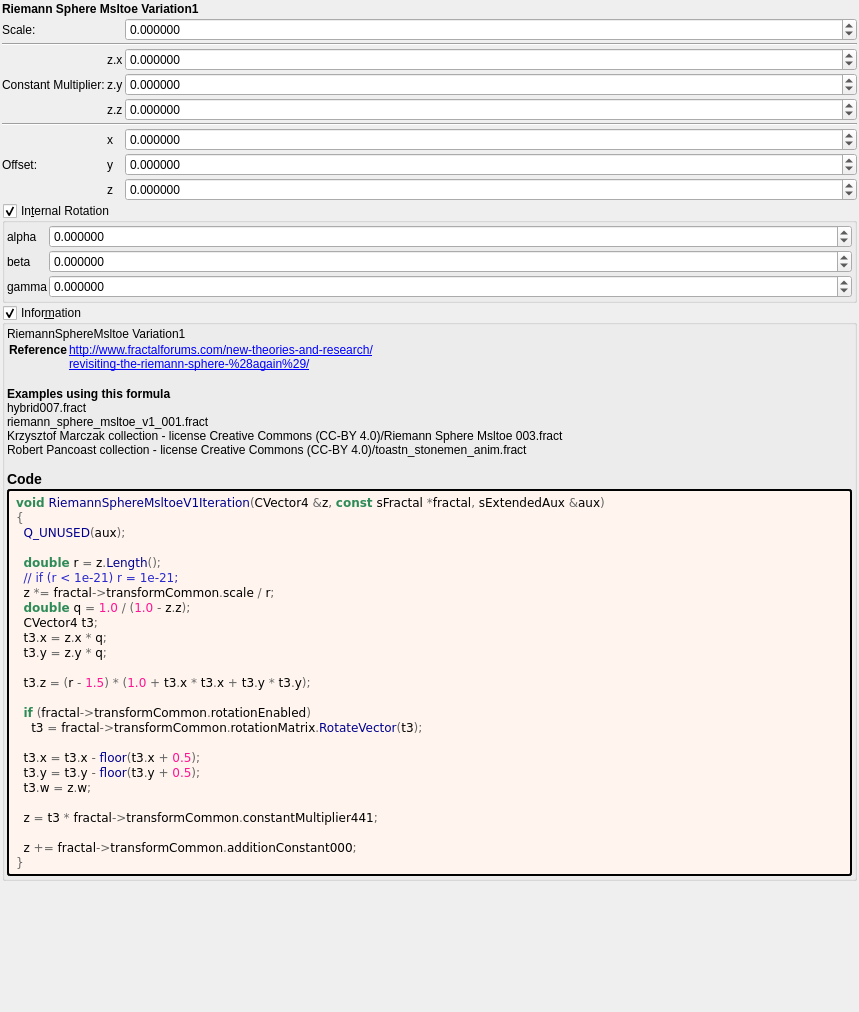
<?xml version="1.0" encoding="UTF-8"?>
<ui version="4.0">
 <class>riemann_sphere_msltoe_v1</class>
 <widget class="QWidget" name="Form">
  <property name="geometry">
   <rect>
    <x>0</x>
    <y>0</y>
    <width>859</width>
    <height>1012</height>
   </rect>
  </property>
  <property name="windowTitle">
   <string notr="true">riemann_sphere_msltoe_v1</string>
  </property>
  <layout class="QVBoxLayout" name="verticalLayout">
   <property name="spacing">
    <number>2</number>
   </property>
   <property name="leftMargin">
    <number>2</number>
   </property>
   <property name="topMargin">
    <number>2</number>
   </property>
   <property name="rightMargin">
    <number>2</number>
   </property>
   <property name="bottomMargin">
    <number>2</number>
   </property>
   <item>
    <widget class="QLabel" name="label_252">
     <property name="font">
      <font>
       <weight>75</weight>
       <bold>true</bold>
      </font>
     </property>
     <property name="text">
      <string>Riemann Sphere Msltoe Variation1</string>
     </property>
    </widget>
   </item>
   <item>
    <layout class="QGridLayout" name="gridLayout_63" columnstretch="0,0,0,1">
     <property name="spacing">
      <number>2</number>
     </property>
     <item row="4" column="2">
      <widget class="QLabel" name="label_111">
       <property name="text">
        <string notr="true">z.z</string>
       </property>
      </widget>
     </item>
     <item row="3" column="2">
      <widget class="QLabel" name="label_110">
       <property name="text">
        <string notr="true">z.y</string>
       </property>
      </widget>
     </item>
     <item row="6" column="3">
      <widget class="MyDoubleSpinBox" name="spinbox3_transf_addition_constant_x">
       <property name="sizePolicy">
        <sizepolicy hsizetype="Minimum" vsizetype="Maximum">
         <horstretch>0</horstretch>
         <verstretch>0</verstretch>
        </sizepolicy>
       </property>
       <property name="prefix">
        <string/>
       </property>
       <property name="suffix">
        <string/>
       </property>
       <property name="decimals">
        <number>6</number>
       </property>
       <property name="minimum">
        <double>-99.989999999999995</double>
       </property>
       <property name="maximum">
        <double>99.989999999999995</double>
       </property>
       <property name="singleStep">
        <double>0.100000000000000</double>
       </property>
      </widget>
     </item>
     <item row="3" column="3">
      <widget class="MyDoubleSpinBox" name="spinbox3_transf_constant_multiplier_441_y">
       <property name="sizePolicy">
        <sizepolicy hsizetype="Minimum" vsizetype="Maximum">
         <horstretch>0</horstretch>
         <verstretch>0</verstretch>
        </sizepolicy>
       </property>
       <property name="prefix">
        <string/>
       </property>
       <property name="suffix">
        <string/>
       </property>
       <property name="decimals">
        <number>6</number>
       </property>
       <property name="minimum">
        <double>-99.989999999999995</double>
       </property>
       <property name="maximum">
        <double>99.989999999999995</double>
       </property>
       <property name="singleStep">
        <double>0.100000000000000</double>
       </property>
      </widget>
     </item>
     <item row="6" column="1">
      <widget class="QLabel" name="label_253">
       <property name="text">
        <string/>
       </property>
      </widget>
     </item>
     <item row="2" column="2">
      <widget class="QLabel" name="label_109">
       <property name="text">
        <string notr="true">z.x</string>
       </property>
      </widget>
     </item>
     <item row="6" column="2">
      <widget class="QLabel" name="label_112">
       <property name="text">
        <string notr="true">x</string>
       </property>
      </widget>
     </item>
     <item row="8" column="2">
      <widget class="QLabel" name="label_114">
       <property name="text">
        <string notr="true">z</string>
       </property>
      </widget>
     </item>
     <item row="3" column="1">
      <widget class="QLabel" name="label_108">
       <property name="text">
        <string>Constant Multiplier:</string>
       </property>
      </widget>
     </item>
     <item row="8" column="3">
      <widget class="MyDoubleSpinBox" name="spinbox3_transf_addition_constant_z">
       <property name="sizePolicy">
        <sizepolicy hsizetype="Minimum" vsizetype="Maximum">
         <horstretch>0</horstretch>
         <verstretch>0</verstretch>
        </sizepolicy>
       </property>
       <property name="prefix">
        <string/>
       </property>
       <property name="suffix">
        <string/>
       </property>
       <property name="decimals">
        <number>6</number>
       </property>
       <property name="minimum">
        <double>-99.989999999999995</double>
       </property>
       <property name="maximum">
        <double>99.989999999999995</double>
       </property>
       <property name="singleStep">
        <double>0.100000000000000</double>
       </property>
      </widget>
     </item>
     <item row="0" column="3">
      <widget class="MyDoubleSpinBox" name="spinbox_transf_scale">
       <property name="sizePolicy">
        <sizepolicy hsizetype="Minimum" vsizetype="Maximum">
         <horstretch>0</horstretch>
         <verstretch>0</verstretch>
        </sizepolicy>
       </property>
       <property name="prefix">
        <string/>
       </property>
       <property name="suffix">
        <string/>
       </property>
       <property name="decimals">
        <number>6</number>
       </property>
       <property name="minimum">
        <double>-99.989999999999995</double>
       </property>
       <property name="maximum">
        <double>99.989999999999995</double>
       </property>
       <property name="singleStep">
        <double>0.100000000000000</double>
       </property>
      </widget>
     </item>
     <item row="5" column="1" colspan="3">
      <widget class="Line" name="line_53">
       <property name="orientation">
        <enum>Qt::Horizontal</enum>
       </property>
      </widget>
     </item>
     <item row="8" column="1">
      <widget class="QLabel" name="label_257">
       <property name="text">
        <string/>
       </property>
      </widget>
     </item>
     <item row="1" column="1" colspan="3">
      <widget class="Line" name="line_55">
       <property name="orientation">
        <enum>Qt::Horizontal</enum>
       </property>
      </widget>
     </item>
     <item row="2" column="3">
      <widget class="MyDoubleSpinBox" name="spinbox3_transf_constant_multiplier_441_x">
       <property name="sizePolicy">
        <sizepolicy hsizetype="Minimum" vsizetype="Maximum">
         <horstretch>0</horstretch>
         <verstretch>0</verstretch>
        </sizepolicy>
       </property>
       <property name="prefix">
        <string/>
       </property>
       <property name="suffix">
        <string/>
       </property>
       <property name="decimals">
        <number>6</number>
       </property>
       <property name="minimum">
        <double>-99.989999999999995</double>
       </property>
       <property name="maximum">
        <double>99.989999999999995</double>
       </property>
       <property name="singleStep">
        <double>0.100000000000000</double>
       </property>
      </widget>
     </item>
     <item row="0" column="1">
      <widget class="QLabel" name="label_251">
       <property name="text">
        <string>Scale:</string>
       </property>
      </widget>
     </item>
     <item row="7" column="3">
      <widget class="MyDoubleSpinBox" name="spinbox3_transf_addition_constant_y">
       <property name="sizePolicy">
        <sizepolicy hsizetype="Minimum" vsizetype="Maximum">
         <horstretch>0</horstretch>
         <verstretch>0</verstretch>
        </sizepolicy>
       </property>
       <property name="prefix">
        <string/>
       </property>
       <property name="suffix">
        <string/>
       </property>
       <property name="decimals">
        <number>6</number>
       </property>
       <property name="minimum">
        <double>-99.989999999999995</double>
       </property>
       <property name="maximum">
        <double>99.989999999999995</double>
       </property>
       <property name="singleStep">
        <double>0.100000000000000</double>
       </property>
      </widget>
     </item>
     <item row="4" column="3">
      <widget class="MyDoubleSpinBox" name="spinbox3_transf_constant_multiplier_441_z">
       <property name="sizePolicy">
        <sizepolicy hsizetype="Minimum" vsizetype="Maximum">
         <horstretch>0</horstretch>
         <verstretch>0</verstretch>
        </sizepolicy>
       </property>
       <property name="prefix">
        <string/>
       </property>
       <property name="suffix">
        <string/>
       </property>
       <property name="decimals">
        <number>6</number>
       </property>
       <property name="minimum">
        <double>-99.989999999999995</double>
       </property>
       <property name="maximum">
        <double>99.989999999999995</double>
       </property>
       <property name="singleStep">
        <double>0.100000000000000</double>
       </property>
      </widget>
     </item>
     <item row="7" column="1">
      <widget class="QLabel" name="label_255">
       <property name="text">
        <string>Offset:</string>
       </property>
      </widget>
     </item>
     <item row="7" column="2">
      <widget class="QLabel" name="label_113">
       <property name="text">
        <string notr="true">y</string>
       </property>
      </widget>
     </item>
    </layout>
   </item>
   <item>
    <widget class="MyGroupBox" name="groupCheck_transf_rotation_enabled">
     <property name="title">
      <string>In&amp;ternal Rotation</string>
     </property>
     <property name="checkable">
      <bool>true</bool>
     </property>
     <layout class="QVBoxLayout" name="verticalLayout_8" stretch="0">
      <property name="spacing">
       <number>2</number>
      </property>
      <property name="leftMargin">
       <number>2</number>
      </property>
      <property name="topMargin">
       <number>2</number>
      </property>
      <property name="rightMargin">
       <number>2</number>
      </property>
      <property name="bottomMargin">
       <number>2</number>
      </property>
      <item>
       <layout class="QGridLayout" name="gridLayout_10" columnstretch="0,1">
        <property name="spacing">
         <number>2</number>
        </property>
        <item row="1" column="0">
         <widget class="QLabel" name="label_35">
          <property name="text">
           <string notr="true">alpha</string>
          </property>
         </widget>
        </item>
        <item row="2" column="0">
         <widget class="QLabel" name="label_34">
          <property name="text">
           <string notr="true">beta</string>
          </property>
         </widget>
        </item>
        <item row="3" column="1">
         <widget class="MyDoubleSpinBox" name="spinboxd3_transf_rotation_z">
          <property name="sizePolicy">
           <sizepolicy hsizetype="Minimum" vsizetype="Maximum">
            <horstretch>0</horstretch>
            <verstretch>0</verstretch>
           </sizepolicy>
          </property>
          <property name="prefix">
           <string/>
          </property>
          <property name="suffix">
           <string/>
          </property>
          <property name="decimals">
           <number>6</number>
          </property>
          <property name="minimum">
           <double>-180.000000000000000</double>
          </property>
          <property name="maximum">
           <double>180.000000000000000</double>
          </property>
          <property name="singleStep">
           <double>1.000000000000000</double>
          </property>
         </widget>
        </item>
        <item row="2" column="1">
         <widget class="MyDoubleSpinBox" name="spinboxd3_transf_rotation_y">
          <property name="sizePolicy">
           <sizepolicy hsizetype="Minimum" vsizetype="Maximum">
            <horstretch>0</horstretch>
            <verstretch>0</verstretch>
           </sizepolicy>
          </property>
          <property name="prefix">
           <string/>
          </property>
          <property name="suffix">
           <string/>
          </property>
          <property name="decimals">
           <number>6</number>
          </property>
          <property name="minimum">
           <double>-180.000000000000000</double>
          </property>
          <property name="maximum">
           <double>180.000000000000000</double>
          </property>
          <property name="singleStep">
           <double>1.000000000000000</double>
          </property>
         </widget>
        </item>
        <item row="1" column="1">
         <widget class="MyDoubleSpinBox" name="spinboxd3_transf_rotation_x">
          <property name="sizePolicy">
           <sizepolicy hsizetype="Minimum" vsizetype="Maximum">
            <horstretch>0</horstretch>
            <verstretch>0</verstretch>
           </sizepolicy>
          </property>
          <property name="prefix">
           <string/>
          </property>
          <property name="suffix">
           <string/>
          </property>
          <property name="decimals">
           <number>6</number>
          </property>
          <property name="minimum">
           <double>-180.000000000000000</double>
          </property>
          <property name="maximum">
           <double>180.000000000000000</double>
          </property>
          <property name="singleStep">
           <double>1.000000000000000</double>
          </property>
         </widget>
        </item>
        <item row="3" column="0">
         <widget class="QLabel" name="label_36">
          <property name="text">
           <string notr="true">gamma</string>
          </property>
         </widget>
        </item>
       </layout>
      </item>
     </layout>
    </widget>
   </item>
   <item>
    <widget class="MyGroupBox" name="groupCheck_info">
     <property name="title">
      <string>Infor&amp;mation</string>
     </property>
     <property name="flat">
      <bool>false</bool>
     </property>
     <property name="checkable">
      <bool>true</bool>
     </property>
     <layout class="QVBoxLayout" name="verticalLayout_2">
      <property name="spacing">
       <number>2</number>
      </property>
      <property name="leftMargin">
       <number>2</number>
      </property>
      <property name="topMargin">
       <number>2</number>
      </property>
      <property name="rightMargin">
       <number>2</number>
      </property>
      <property name="bottomMargin">
       <number>2</number>
      </property>
      <item>
       <widget class="QLabel" name="label_information_general">
        <property name="text">
         <string notr="true">&lt;p&gt;RiemannSphereMsltoe Variation1&lt;/p&gt;&lt;table&gt;
&lt;tr&gt;&lt;th&gt;Reference&lt;/th&gt;&lt;td&gt;&lt;a href=&quot;http://www.fractalforums.com/new-theories-and-research/&quot;&gt;http://www.fractalforums.com/new-theories-and-research/&lt;br&gt;
&lt;a href=&quot;revisiting-the-riemann-sphere-%28again%29/&quot;&gt;revisiting-the-riemann-sphere-%28again%29/&lt;br&gt;
&lt;/td&gt;&lt;/tr&gt;
&lt;/table&gt;
&lt;br&gt;&lt;b&gt;Examples using this formula&lt;/b&gt;&lt;br&gt;hybrid007.fract&lt;br&gt;riemann_sphere_msltoe_v1_001.fract&lt;br&gt;Krzysztof Marczak collection - license Creative Commons (CC-BY 4.0)/Riemann Sphere Msltoe 003.fract&lt;br&gt;Robert Pancoast collection - license Creative Commons (CC-BY 4.0)/toastn_stonemen_anim.fract&lt;h3&gt;Code&lt;/h3&gt;</string>
        </property>
        <property name="wordWrap">
         <bool>true</bool>
        </property>
        <property name="openExternalLinks">
         <bool>true</bool>
        </property>
        <property name="textInteractionFlags">
         <set>Qt::LinksAccessibleByMouse|Qt::TextSelectableByMouse</set>
        </property>
       </widget>
      </item>
      <item>
       <widget class="QLabel" name="label_code_content">
        <property name="styleSheet">
         <string notr="true">border-style: outset; border-width: 2px; border-radius: 3px; border-color: black; background-color: #fff5ee; padding: 4px;</string>
        </property>
        <property name="text">
         <string notr="true">&lt;body style=&quot;background-color:#fff5ee&quot;&gt;
&lt;pre style=&quot;color:#000000; background-color:#fff5ee;  font-family:'Courier New',monospace;&quot;&gt;&lt;span style=&quot;color:#2e8b57; font-weight:bold&quot;&gt;void&lt;/span&gt; &lt;span style=&quot;color:#00008f&quot;&gt;RiemannSphereMsltoeV1Iteration&lt;/span&gt;&lt;span style=&quot;color:#676767&quot;&gt;(&lt;/span&gt;CVector4 &lt;span style=&quot;color:#676767&quot;&gt;&amp;amp;&lt;/span&gt;z&lt;span style=&quot;color:#676767&quot;&gt;,&lt;/span&gt; &lt;span style=&quot;color:#2e8b57; font-weight:bold&quot;&gt;const&lt;/span&gt; sFractal &lt;span style=&quot;color:#676767&quot;&gt;*&lt;/span&gt;fractal&lt;span style=&quot;color:#676767&quot;&gt;,&lt;/span&gt; sExtendedAux &lt;span style=&quot;color:#676767&quot;&gt;&amp;amp;&lt;/span&gt;aux&lt;span style=&quot;color:#676767&quot;&gt;)&lt;/span&gt;
&lt;span style=&quot;color:#676767&quot;&gt;{&lt;/span&gt;
  &lt;span style=&quot;color:#00008f&quot;&gt;Q_UNUSED&lt;/span&gt;&lt;span style=&quot;color:#676767&quot;&gt;(&lt;/span&gt;aux&lt;span style=&quot;color:#676767&quot;&gt;);&lt;/span&gt;

  &lt;span style=&quot;color:#2e8b57; font-weight:bold&quot;&gt;double&lt;/span&gt; r &lt;span style=&quot;color:#676767&quot;&gt;=&lt;/span&gt; z&lt;span style=&quot;color:#676767&quot;&gt;.&lt;/span&gt;&lt;span style=&quot;color:#00008f&quot;&gt;Length&lt;/span&gt;&lt;span style=&quot;color:#676767&quot;&gt;();&lt;/span&gt;
  &lt;span style=&quot;color:#2929cc&quot;&gt;// if (r &amp;lt; 1e-21) r = 1e-21;&lt;/span&gt;
  z &lt;span style=&quot;color:#676767&quot;&gt;*=&lt;/span&gt; fractal&lt;span style=&quot;color:#676767&quot;&gt;-&amp;gt;&lt;/span&gt;transformCommon&lt;span style=&quot;color:#676767&quot;&gt;.&lt;/span&gt;scale &lt;span style=&quot;color:#676767&quot;&gt;/&lt;/span&gt; r&lt;span style=&quot;color:#676767&quot;&gt;;&lt;/span&gt;
  &lt;span style=&quot;color:#2e8b57; font-weight:bold&quot;&gt;double&lt;/span&gt; q &lt;span style=&quot;color:#676767&quot;&gt;=&lt;/span&gt; &lt;span style=&quot;color:#ff1493&quot;&gt;1.0&lt;/span&gt; &lt;span style=&quot;color:#676767&quot;&gt;/ (&lt;/span&gt;&lt;span style=&quot;color:#ff1493&quot;&gt;1.0&lt;/span&gt; &lt;span style=&quot;color:#676767&quot;&gt;-&lt;/span&gt; z&lt;span style=&quot;color:#676767&quot;&gt;.&lt;/span&gt;z&lt;span style=&quot;color:#676767&quot;&gt;);&lt;/span&gt;
  CVector4 t3&lt;span style=&quot;color:#676767&quot;&gt;;&lt;/span&gt;
  t3&lt;span style=&quot;color:#676767&quot;&gt;.&lt;/span&gt;x &lt;span style=&quot;color:#676767&quot;&gt;=&lt;/span&gt; z&lt;span style=&quot;color:#676767&quot;&gt;.&lt;/span&gt;x &lt;span style=&quot;color:#676767&quot;&gt;*&lt;/span&gt; q&lt;span style=&quot;color:#676767&quot;&gt;;&lt;/span&gt;
  t3&lt;span style=&quot;color:#676767&quot;&gt;.&lt;/span&gt;y &lt;span style=&quot;color:#676767&quot;&gt;=&lt;/span&gt; z&lt;span style=&quot;color:#676767&quot;&gt;.&lt;/span&gt;y &lt;span style=&quot;color:#676767&quot;&gt;*&lt;/span&gt; q&lt;span style=&quot;color:#676767&quot;&gt;;&lt;/span&gt;

  t3&lt;span style=&quot;color:#676767&quot;&gt;.&lt;/span&gt;z &lt;span style=&quot;color:#676767&quot;&gt;= (&lt;/span&gt;r &lt;span style=&quot;color:#676767&quot;&gt;-&lt;/span&gt; &lt;span style=&quot;color:#ff1493&quot;&gt;1.5&lt;/span&gt;&lt;span style=&quot;color:#676767&quot;&gt;) * (&lt;/span&gt;&lt;span style=&quot;color:#ff1493&quot;&gt;1.0&lt;/span&gt; &lt;span style=&quot;color:#676767&quot;&gt;+&lt;/span&gt; t3&lt;span style=&quot;color:#676767&quot;&gt;.&lt;/span&gt;x &lt;span style=&quot;color:#676767&quot;&gt;*&lt;/span&gt; t3&lt;span style=&quot;color:#676767&quot;&gt;.&lt;/span&gt;x &lt;span style=&quot;color:#676767&quot;&gt;+&lt;/span&gt; t3&lt;span style=&quot;color:#676767&quot;&gt;.&lt;/span&gt;y &lt;span style=&quot;color:#676767&quot;&gt;*&lt;/span&gt; t3&lt;span style=&quot;color:#676767&quot;&gt;.&lt;/span&gt;y&lt;span style=&quot;color:#676767&quot;&gt;);&lt;/span&gt;

  &lt;span style=&quot;color:#2e8b57; font-weight:bold&quot;&gt;if&lt;/span&gt; &lt;span style=&quot;color:#676767&quot;&gt;(&lt;/span&gt;fractal&lt;span style=&quot;color:#676767&quot;&gt;-&amp;gt;&lt;/span&gt;transformCommon&lt;span style=&quot;color:#676767&quot;&gt;.&lt;/span&gt;rotationEnabled&lt;span style=&quot;color:#676767&quot;&gt;)&lt;/span&gt;
    t3 &lt;span style=&quot;color:#676767&quot;&gt;=&lt;/span&gt; fractal&lt;span style=&quot;color:#676767&quot;&gt;-&amp;gt;&lt;/span&gt;transformCommon&lt;span style=&quot;color:#676767&quot;&gt;.&lt;/span&gt;rotationMatrix&lt;span style=&quot;color:#676767&quot;&gt;.&lt;/span&gt;&lt;span style=&quot;color:#00008f&quot;&gt;RotateVector&lt;/span&gt;&lt;span style=&quot;color:#676767&quot;&gt;(&lt;/span&gt;t3&lt;span style=&quot;color:#676767&quot;&gt;);&lt;/span&gt;

  t3&lt;span style=&quot;color:#676767&quot;&gt;.&lt;/span&gt;x &lt;span style=&quot;color:#676767&quot;&gt;=&lt;/span&gt; t3&lt;span style=&quot;color:#676767&quot;&gt;.&lt;/span&gt;x &lt;span style=&quot;color:#676767&quot;&gt;-&lt;/span&gt; &lt;span style=&quot;color:#00008f&quot;&gt;floor&lt;/span&gt;&lt;span style=&quot;color:#676767&quot;&gt;(&lt;/span&gt;t3&lt;span style=&quot;color:#676767&quot;&gt;.&lt;/span&gt;x &lt;span style=&quot;color:#676767&quot;&gt;+&lt;/span&gt; &lt;span style=&quot;color:#ff1493&quot;&gt;0.5&lt;/span&gt;&lt;span style=&quot;color:#676767&quot;&gt;);&lt;/span&gt;
  t3&lt;span style=&quot;color:#676767&quot;&gt;.&lt;/span&gt;y &lt;span style=&quot;color:#676767&quot;&gt;=&lt;/span&gt; t3&lt;span style=&quot;color:#676767&quot;&gt;.&lt;/span&gt;y &lt;span style=&quot;color:#676767&quot;&gt;-&lt;/span&gt; &lt;span style=&quot;color:#00008f&quot;&gt;floor&lt;/span&gt;&lt;span style=&quot;color:#676767&quot;&gt;(&lt;/span&gt;t3&lt;span style=&quot;color:#676767&quot;&gt;.&lt;/span&gt;y &lt;span style=&quot;color:#676767&quot;&gt;+&lt;/span&gt; &lt;span style=&quot;color:#ff1493&quot;&gt;0.5&lt;/span&gt;&lt;span style=&quot;color:#676767&quot;&gt;);&lt;/span&gt;
  t3&lt;span style=&quot;color:#676767&quot;&gt;.&lt;/span&gt;w &lt;span style=&quot;color:#676767&quot;&gt;=&lt;/span&gt; z&lt;span style=&quot;color:#676767&quot;&gt;.&lt;/span&gt;w&lt;span style=&quot;color:#676767&quot;&gt;;&lt;/span&gt;

  z &lt;span style=&quot;color:#676767&quot;&gt;=&lt;/span&gt; t3 &lt;span style=&quot;color:#676767&quot;&gt;*&lt;/span&gt; fractal&lt;span style=&quot;color:#676767&quot;&gt;-&amp;gt;&lt;/span&gt;transformCommon&lt;span style=&quot;color:#676767&quot;&gt;.&lt;/span&gt;constantMultiplier441&lt;span style=&quot;color:#676767&quot;&gt;;&lt;/span&gt;

  z &lt;span style=&quot;color:#676767&quot;&gt;+=&lt;/span&gt; fractal&lt;span style=&quot;color:#676767&quot;&gt;-&amp;gt;&lt;/span&gt;transformCommon&lt;span style=&quot;color:#676767&quot;&gt;.&lt;/span&gt;additionConstant000&lt;span style=&quot;color:#676767&quot;&gt;;&lt;/span&gt;
&lt;span style=&quot;color:#676767&quot;&gt;}&lt;/span&gt;
&lt;/pre&gt;
&lt;/body&gt;</string>
        </property>
        <property name="wordWrap">
         <bool>true</bool>
        </property>
        <property name="openExternalLinks">
         <bool>true</bool>
        </property>
        <property name="textInteractionFlags">
         <set>Qt::LinksAccessibleByMouse|Qt::TextSelectableByMouse</set>
        </property>
       </widget>
      </item>
     </layout>
    </widget>
   </item>
   <item>
    <spacer name="verticalSpacer">
     <property name="orientation">
      <enum>Qt::Vertical</enum>
     </property>
     <property name="sizeHint" stdset="0">
      <size>
       <width>20</width>
       <height>40</height>
      </size>
     </property>
    </spacer>
   </item>
  </layout>
 </widget>
 <customwidgets>
  <customwidget>
   <class>MyGroupBox</class>
   <extends>QGroupBox</extends>
   <header>my_group_box.h</header>
   <container>1</container>
  </customwidget>
  <customwidget>
   <class>MyDoubleSpinBox</class>
   <extends>QDoubleSpinBox</extends>
   <header>my_double_spin_box.h</header>
  </customwidget>
 </customwidgets>
 <tabstops>
  <tabstop>spinbox_transf_scale</tabstop>
  <tabstop>spinbox3_transf_constant_multiplier_441_x</tabstop>
  <tabstop>spinbox3_transf_constant_multiplier_441_y</tabstop>
  <tabstop>spinbox3_transf_constant_multiplier_441_z</tabstop>
  <tabstop>spinbox3_transf_addition_constant_x</tabstop>
  <tabstop>spinbox3_transf_addition_constant_y</tabstop>
  <tabstop>spinbox3_transf_addition_constant_z</tabstop>
  <tabstop>groupCheck_transf_rotation_enabled</tabstop>
  <tabstop>spinboxd3_transf_rotation_y</tabstop>
  <tabstop>groupCheck_info</tabstop>
 </tabstops>
 <resources/>
 <connections/>
</ui>
